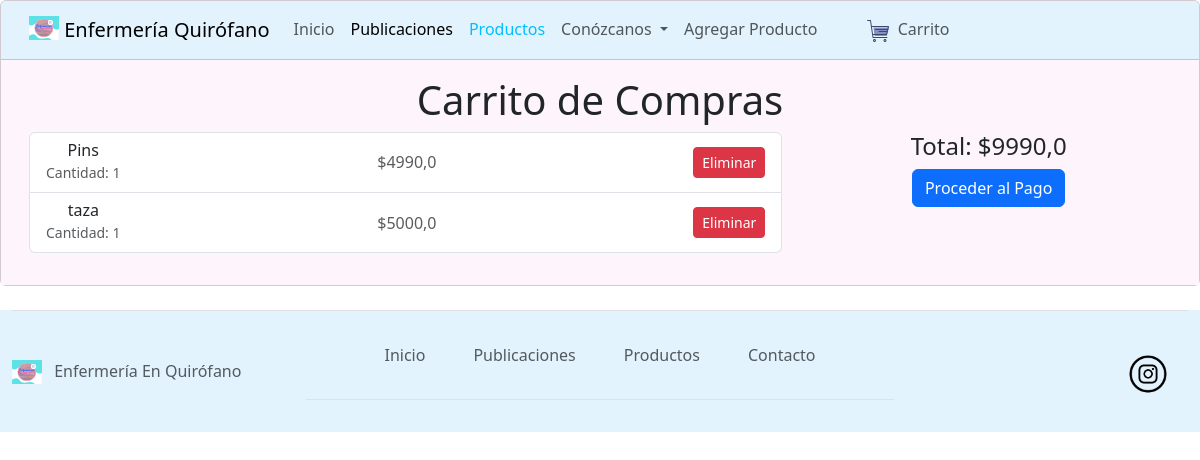
Before: /productos/cart/ (signed in) with the older database file.
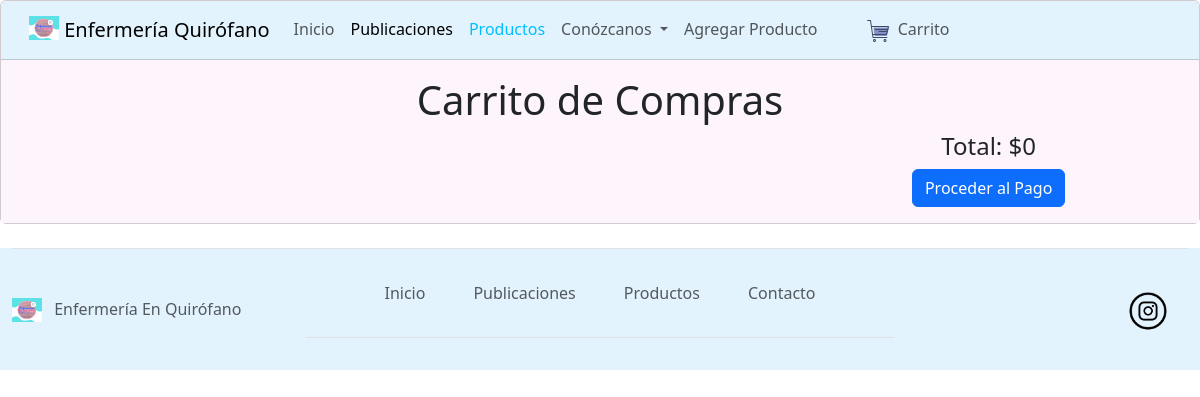
After: the same page with the newer database file.
### productos/models.py (models this page shows, shortened)
class Carrito(models.Model):
    user = models.ForeignKey(settings.AUTH_USER_MODEL, on_delete=models.CASCADE)
    producto = models.ForeignKey(Producto, on_delete=models.CASCADE)
    cantidad = models.PositiveIntegerField(default=1)

class Producto(models.Model):
    author = models.ForeignKey(settings.AUTH_USER_MODEL, on_delete=models.CASCADE)
    name = models.CharField(max_length=100)
    image = models.ImageField(null=True)
    price = models.FloatField()

### productos/views.py (the view)
# urls.py: path('cart/', views.cart_detail, name='cart_detail'),
@login_required
def cart_detail(request):
    cart_items = Carrito.objects.filter(user=request.user)
    total = sum(item.producto.price * item.cantidad for item in cart_items)
    context = {'cart_items': cart_items, 'total': total}
    return render(request, 'productos/cart_detail.html', context)

### productos/templatetags/cart_filters.py (called while the page is built)
@register.filter
def multiply(value, arg):
    try:
        return value * arg
    except (ValueError, TypeError):
        return ''

### productos/templates/productos/cart_detail.html
{% extends 'productos/base3.html' %}
{% load static %}
{% load cart_filters %}
{% block content %}
<div class="container-fluid">
    <h1>Carrito de Compras</h1>
    <div class="row">
        <div class="col-md-8">
            <ul class="list-group mb-3">
                {% for item in cart_items %}
                <li class="list-group-item d-flex justify-content-between align-items-center">
                    <div>
                        <h6 class="my-0">{{ item.producto.name }}</h6>
                        <small class="text-muted">Cantidad: {{ item.cantidad }}</small>
                    </div>
                    <span class="text-muted">${{ item.producto.price|multiply:item.cantidad }}</span>
                    <a href="{% url 'remove_from_cart' item.id %}" class="btn btn-danger btn-sm">Eliminar</a>
                </li>
                {% endfor %}
            </ul>
        </div>
        <div class="col-md-4">
            <h4>Total: ${{ total }}</h4>
            <a href="#" class="btn btn-primary">Proceder al Pago</a>
        </div>
    </div>
</div>
{% endblock %}

### productos/templates/productos/base3.html (shortened to what this page needs)
{% load static %}
<!DOCTYPE html>
<html lang="es">
<head>
    <link href="https://cdn.jsdelivr.net/npm/bootstrap@5.3.3/dist/css/bootstrap.min.css" rel="stylesheet"
>
    <link rel="stylesheet" href="{% static 'css/stylesheet.css' %}">
</head>
<body>
    <div class="card text-center">
        <div class="card-header">
            <nav id="navbar" class="navbar navbar-expand-lg bg-body-tertiary">
                <div id="navbar2" class="container-fluid">
                    <a class="navbar-brand" href="{% url 'index' %}">
                        <img src="{% static 'img/log_enf_qx.svg' %}" alt="Logo" width="30"
                            height="24" class="d-inline-block align-text-top">
                        Enfermería Quirófano
                    </a>
                    <div class="collapse navbar-collapse" id="navbarNavDropdown">
                        <ul class="navbar-nav">
                            <li class="nav-item">
                                <a  class="nav-link" aria-current="page" href="{% url 'index' %}">Inicio</a>
                            </li>
                            <li class="nav-item">
                                <a  class="nav-link active" href="{% url 'post_list'%}">Publicaciones</a>
                            </li>
                            <li class="nav-item">
                                <a id="activo" class="nav-link" href="{% url 'product_list'%}">Productos</a>
                            </li>
                            <li class="nav-item dropdown">
                                <a class="nav-link dropdown-toggle" href="#" role="button" data-bs-toggle="dropdown"
                                    aria-expanded="false">
                                    Conózcanos
                                </a>
                            </li>
                            {% if user.is_authenticated %}
                            <li class="nav-item">
                                <a class="nav-link" href="{% url 'agregar_producto' %}">Agregar Producto</a>
                            </li>
                            {% endif %}
                            <li class="nav-item">
                            </li>
                            <li class="nav-item">
                                <a class="nav-link" href="{% url 'cart_detail' %}">
                                    <img src="{% static 'img/cart_icon.svg' %}" alt="Carrito" width="30" height="24">
                                    Carrito
                                </a>
                            </li>
                        </ul>
                    </div>
                </div>
            </nav>
        </div>
        <div class="card-body">
            {% block content %}
            {% endblock %}
        </div>
    </div>
    <div class="card-footer">
        <div class="container-fluid">
            <footer class="d-flex flex-wrap justify-content-between align-items-center py-3 my-4 border-top">
                <div class="col-md-3">
                    <a href="{% url 'index' %}" class="mb-3 me-2 mb-md-0 text-body-secondary text-decoration-none lh-1">
                        <img src="{% static 'img/log_enf_qx.svg' %}" alt="Logo" width="30"
                            height="24" class="d-inline-block align-text-top">
                    </a>
                    <span class="mb-3 mb-md-0 text-body-secondary">Enfermería En Quirófano</span>
                </div>
                <div class="col-md-6">
                    <ul class="nav justify-content-center border-bottom pb-3 mb-3">
                        <li class="nav-link"><a href="{% url 'index' %}" class="nav-link px-2 text-body-secondary">Inicio</a>
                        </li>
                        <li class="nav-link"><a href="{% url 'post_list'%}"
                                class="nav-link px-2 text-body-secondary">Publicaciones</a></li>
                        <li class="nav-link"><a href="{% url 'product_list'%}"
                                class="nav-link px-2 text-body-secondary">Productos</a></li>
                        <li class="nav-link"><a href="{% url 'contacto'%}"
                                class="nav-link px-2 text-body-secondary">Contacto</a></li>
                    </ul>
                </div>
                <ul class="nav col-md-3 justify-content-end list-unstyled d-flex">
                    <li class="ms-3"><a class="ig-footer" href="https://www.instagram.com/enfermeria_quirofano/"><img
                                src="{% static 'img/iglog.png' %}" class="bi" width="80" height="80"></a></li>
                </ul>
            </footer>
        </div>
    </div>
</body>
</html>

### publicacion/static/css/stylesheet.css (style rules this page uses)
.card-body { background-color: #fdf5fb; }
.card-header { background-color: #E3F3FD; }
.card-footer { background-color: #E3F3FD; }
#navbar { background-color: #E3F3FD; padding-top: 0px; padding-bottom: 0px; }
#navbar2 { background-color: #E3F3FD; padding-top: 0px; padding-bottom: 0px; }
#activo { color: #00bfff; }
.card { background-color: #fdf5fb; }

Changed rows visible on the page:
removed Carrito: producto.name "Pins", cantidad "1", producto.price|multiply "4990,0"
removed Carrito: producto.name "taza", cantidad "1", producto.price|multiply "5000,0"
Other visible differences:
{{ total }}: "9990,0" → "0"
